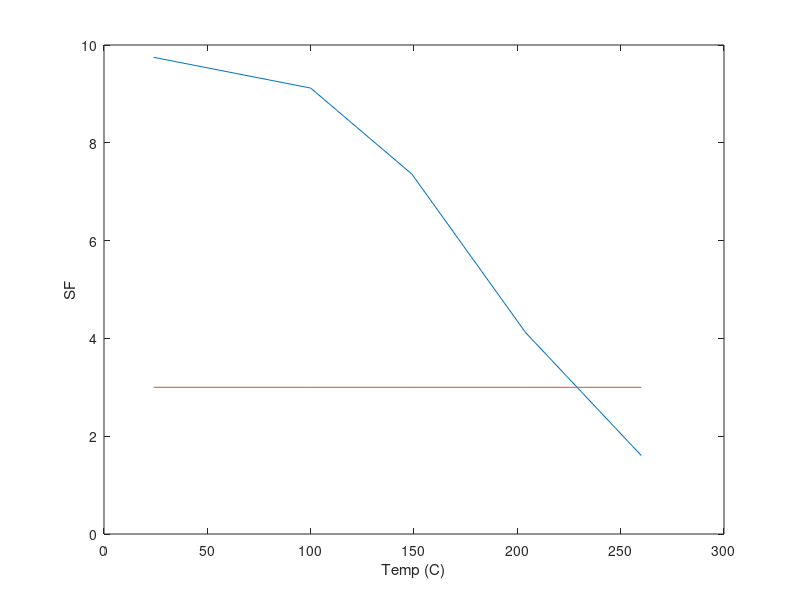

Reproduce this figure in MATLAB.
P = 3.6e6; %[Pa]
SF_min = 3;
r_in = 3.125*0.0254/2; %[m] 
r_out = 3.5*0.0254/2; %[m]

r = (r_out+r_in)/2

t = 0.1875*0.0254;

T = [24, 100, 149, 204, 260];
y_strength = [310e6, 290e6, 234e6, 131e6, 51e6]; 

stress = P * r / t;

SF = y_strength/stress;

plot(T, SF)
hold on
xlabel('Temp (C)')
ylabel('SF')
plot(T, SF_min*ones(1, length(T)))
hold off